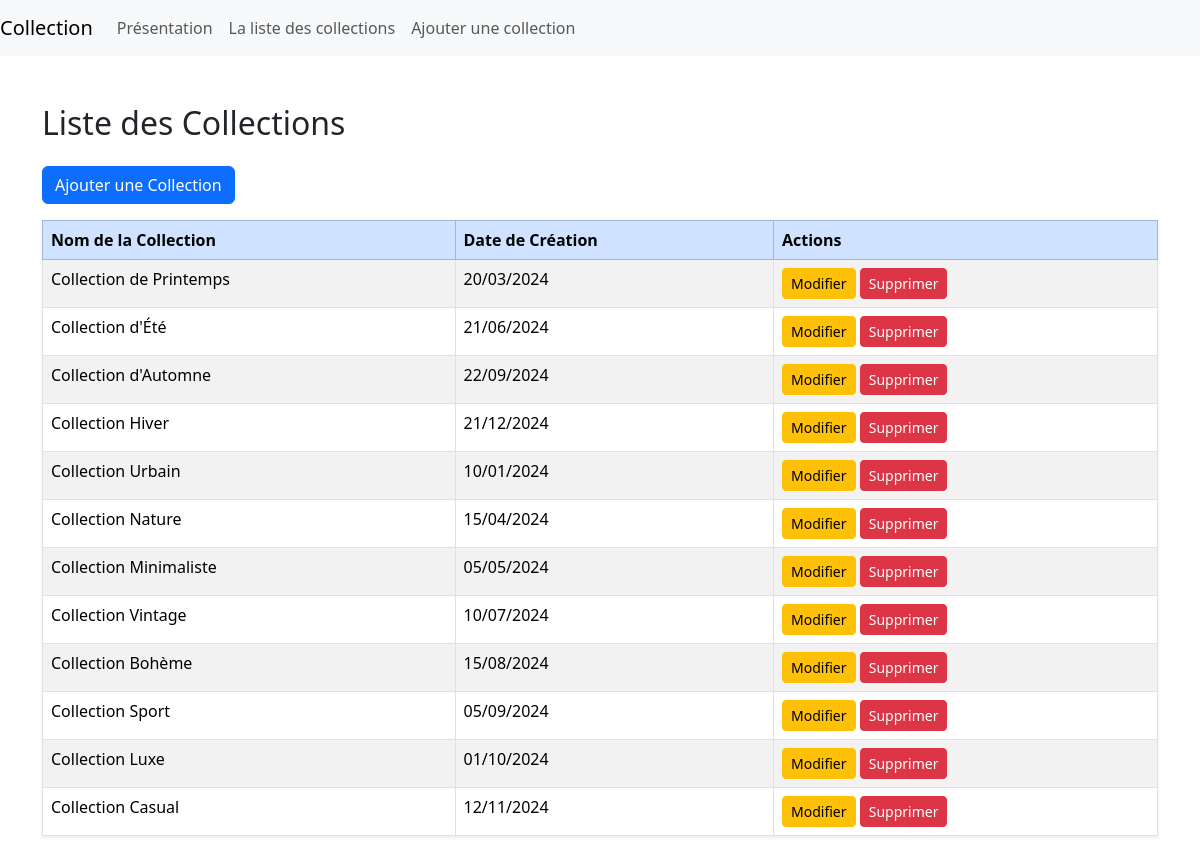
Before: /all/ with the older database file.
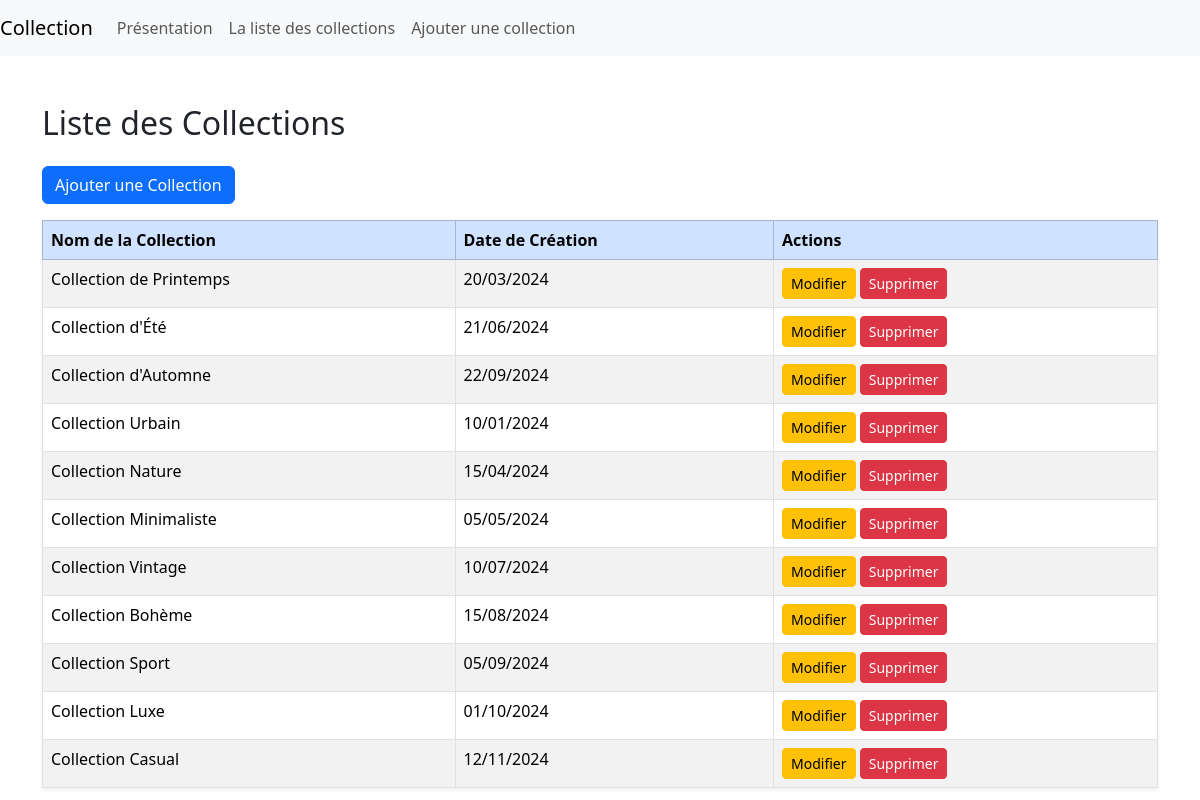
After: the same page with the newer database file.
### collec_management/models.py (models this page shows, shortened)
class Collec(models.Model):
    title = models.CharField(max_length=100, null=False,blank=False)
    description = models.TextField(null=False,blank=False)
    date_creation = models.DateField(null=False, blank=False)

### collec_management/views.py (the view)
# urls.py: path('all/', views.collection_list, name='collection_list'), #6 Nouvelle route pour la liste des collections
def collection_list(request):
  collections = Collec.objects.all()
  context = {'collections': collections}
  return render(request, 'collec_management/collection_list.html', context)

### collec_management/templates/collec_management/collection_list.html
{% extends "collec_management/base.html" %}
{% block content %}
<div class="container mt-5">
    <h2 class="mb-4">Liste des Collections</h2>
    <a href="{% url 'new_collec' %}" class="btn btn-primary mb-3">Ajouter une Collection</a>
    <table class="table table-striped table-bordered shadow-sm">
        <thead class="table-primary">
            <tr>
                <th>Nom de la Collection</th>
                <th>Date de Création</th>
                <th>Actions</th>
            </tr>
        </thead>
        <tbody>
            {% for collection in collections %}
                <tr>
                    <td>{{ collection.title }}</td>
                    <td>{{ collection.date_creation|date:"d/m/Y" }}</td>
                    <td>
                        <a href="{% url 'edit_collection' collection.id %}" class="btn btn-sm btn-warning">Modifier</a>
                        <a href="{% url 'collection_delete' collection.id %}" class="btn btn-sm btn-danger">Supprimer</a>
                    </td>
                </tr>
            {% empty %}
                <tr>
                    <td colspan="3" class="text-center">Aucune collection trouvée</td>
                </tr>
            {% endfor %}
        </tbody>
    </table>
</div>
{% endblock %}

Changed rows visible on the page:
removed Collec: title "Collection Hiver", date_creation "21/12/2024"
